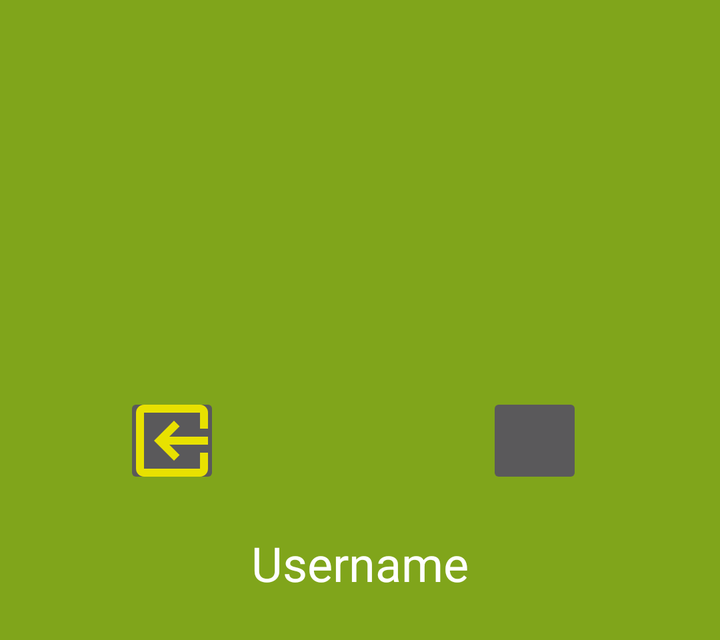
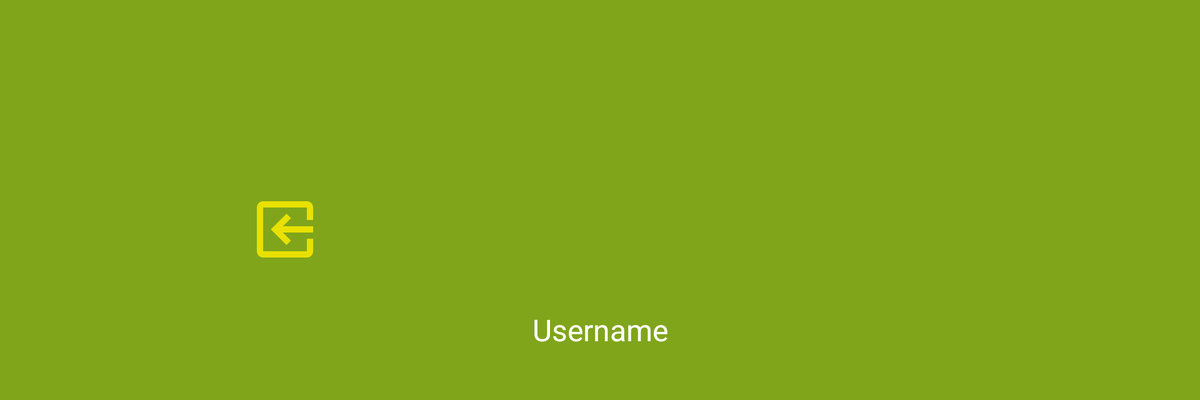

An Android layout and its configuration variant, each rendered on a device that would load it. The default file and the variant file are quoted in full after the pictures.
<!-- AndroidManifest.xml: application theme AppTheme -->
<!-- res/layout/nav_header_main.xml -->
<?xml version="1.0" encoding="utf-8"?>
<android.support.constraint.ConstraintLayout
    xmlns:android="http://schemas.android.com/apk/res/android"
    xmlns:app="http://schemas.android.com/apk/res-auto"
    xmlns:tools="http://schemas.android.com/tools"
    android:id="@+id/nav_header"
    android:layout_width="match_parent"
    android:layout_height="@dimen/custom_app_bar_height"
    android:background="@color/colorPrimary"
    android:clickable="true"
    android:focusable="true"
    android:foreground="?attr/selectableItemBackgroundBorderless"
    android:gravity="bottom"
    android:orientation="vertical"
    android:padding="16dp"
    android:theme="@style/ThemeOverlay.AppCompat.Dark">

    <ImageButton
        android:id="@+id/contact_us_btn"
        android:layout_width="48dp"
        android:layout_height="48dp"
        android:layout_marginEnd="8dp"
        android:layout_marginStart="8dp"
        android:autoLink="email"
        app:srcCompat="@drawable/baseline_email_24"
        app:layout_constraintBottom_toBottomOf="@+id/user_nav_header_img_view"
        app:layout_constraintEnd_toEndOf="parent"
        app:layout_constraintHorizontal_bias="0.345"
        app:layout_constraintStart_toEndOf="@id/user_nav_header_img_view"
        app:layout_constraintTop_toTopOf="@+id/user_nav_header_img_view"
        app:layout_constraintVertical_bias="1.0"/>

    <ImageView
        android:id="@+id/user_nav_header_img_view"
        android:layout_width="64dp"
        android:layout_height="64dp"
        android:layout_marginEnd="8dp"
        android:layout_marginStart="8dp"
        android:adjustViewBounds="false"
        android:contentDescription="@string/nav_profile_picture_description"
        app:layout_constraintBottom_toBottomOf="@id/logout_btn"
        app:layout_constraintEnd_toEndOf="parent"
        app:layout_constraintStart_toStartOf="parent"
        app:layout_constraintTop_toTopOf="@id/logout_btn"
        app:layout_constraintVertical_bias="1.0"
        app:srcCompat="@drawable/baseline_account_circle_48"
        />

    <ImageButton
        android:id="@+id/logout_btn"
        android:layout_width="48dp"
        android:layout_height="48dp"
        android:layout_marginBottom="8dp"
        android:layout_marginEnd="8dp"
        android:layout_marginStart="8dp"
        android:layout_marginTop="8dp"
        android:scaleX="-1"
        android:onClick="headerLogout"
        app:srcCompat="@drawable/baseline_exit_to_app_24"
        app:layout_constraintBottom_toBottomOf="parent"
        app:layout_constraintEnd_toStartOf="@+id/user_nav_header_img_view"
        app:layout_constraintHorizontal_bias="0.558"
        app:layout_constraintStart_toStartOf="parent"
        app:layout_constraintTop_toTopOf="parent"
        app:layout_constraintVertical_bias="0.77"/>

    <TextView
        android:id="@+id/username_nav_header_text_view"
        android:layout_width="match_parent"
        android:layout_height="wrap_content"
        android:layout_marginBottom="8dp"
        android:layout_marginEnd="8dp"
        android:layout_marginStart="8dp"
        android:layout_marginTop="8dp"
        android:paddingTop="16dp"
        android:textAlignment="center"
        android:textAppearance="@style/TextAppearance.AppCompat.Headline"
        app:layout_constraintBottom_toBottomOf="parent"
        app:layout_constraintEnd_toEndOf="parent"
        app:layout_constraintStart_toStartOf="parent"
        app:layout_constraintTop_toBottomOf="@id/user_nav_header_img_view"
        app:layout_constraintVertical_bias="0.69"
        tools:text="@string/dummy_user_name"/>

</android.support.constraint.ConstraintLayout>
<!-- resources referenced by this layout -->
<resources>
  <color name="colorPrimary" tools:override="true">#80a51b</color>
  <dimen name="custom_app_bar_height">320dp</dimen>
  <!-- drawable baseline_exit_to_app_24 (drawable) -->
  <vector xmlns:android="http://schemas.android.com/apk/res/android"
          android:width="48dp"
          android:height="48dp"
          android:viewportWidth="24.0"
          android:viewportHeight="24.0">
      <path
          android:fillColor="@color/colorAccent"
          android:pathData="M10.09,15.59L11.5,17l5,-5 -5,-5 -1.41,1.41L12.67,11H3v2h9.67l-2.58,2.59zM19,3H5c-1.1,0 -2,0.9 -2,2v4h2V5h14v14H5v-4H3v4c0,1.1 0.89,2 2,2h14c1.1,0 2,-0.9 2,-2V5c0,-1.1 -0.9,-2 -2,-2z"/>
  </vector>
  <string name="dummy_user_name">Username</string>
  <string name="nav_profile_picture_description">User\'s profile picture.</string>
  <style name="AppTheme" parent="Theme.AppCompat.Light.NoActionBar">
          
          <item name="colorPrimary">@color/colorPrimary</item>
          <item name="colorPrimaryDark">@color/colorPrimaryDark</item>
          <item name="colorAccent">@color/colorAccent</item>
          <item name="android:textColor">@color/color_over_primary</item>
          <item name="android:windowTranslucentNavigation">false</item>
          <item name="android:windowTranslucentStatus">false</item>
          <item name="android:windowNoTitle">true</item>
          <item name="android:fontFamily">sans-serif</item>
      </style>
  <color name="colorAccent" tools:override="true">#e8e100</color>
  <color name="colorPrimaryDark" tools:override="true">#00847e</color>
  <color name="color_over_primary" tools:override="true">#ffffff</color>
</resources>
<!-- res/layout-sw600dp-land/nav_header_main.xml (the repository's variant of the layout above) -->
<!-- drawn on a 7-inch tablet turned sideways -->
<?xml version="1.0" encoding="utf-8"?>
<android.support.constraint.ConstraintLayout
    xmlns:android="http://schemas.android.com/apk/res/android"
    xmlns:app="http://schemas.android.com/apk/res-auto"
    xmlns:tools="http://schemas.android.com/tools"
    android:id="@+id/nav_header"
    android:layout_width="match_parent"
    android:layout_height="@dimen/custom_app_bar_height"
    android:background="@color/colorPrimary"
    android:clickable="true"
    android:focusable="true"
    android:foreground="?attr/selectableItemBackgroundBorderless"
    android:gravity="bottom"
    android:orientation="vertical"
    android:padding="16dp"
    android:theme="@style/ThemeOverlay.AppCompat.Dark">

    <Button
        android:id="@+id/contact_us_btn"
        android:layout_width="60dp"
        android:layout_height="60dp"
        android:layout_marginEnd="8dp"
        android:layout_marginStart="8dp"
        android:autoLink="email"
        android:background="@drawable/baseline_email_24"
        app:layout_constraintBottom_toBottomOf="@id/user_nav_header_img_view"
        app:layout_constraintEnd_toEndOf="parent"
        app:layout_constraintHorizontal_bias="0.406"
        app:layout_constraintStart_toEndOf="@id/user_nav_header_img_view"
        app:layout_constraintTop_toTopOf="@id/user_nav_header_img_view"/>

    <ImageView
        android:id="@+id/user_nav_header_img_view"
        android:layout_width="80dp"
        android:layout_height="80dp"
        android:layout_marginBottom="8dp"
        android:layout_marginEnd="8dp"
        android:layout_marginStart="8dp"
        android:adjustViewBounds="false"
        android:contentDescription="@string/nav_profile_picture_description"
        app:layout_constraintBottom_toTopOf="@+id/username_nav_header_text_view"
        app:layout_constraintEnd_toEndOf="parent"
        app:layout_constraintStart_toStartOf="parent"
        app:srcCompat="@drawable/baseline_account_circle_48"/>

    <Button
        android:id="@+id/logout_btn"
        android:layout_width="60dp"
        android:layout_height="60dp"
        android:layout_marginBottom="8dp"
        android:layout_marginEnd="8dp"
        android:layout_marginStart="8dp"
        android:layout_marginTop="8dp"
        android:background="@drawable/baseline_exit_to_app_24"
        android:scaleX="-1"
        android:onClick="headerLogout"
        app:layout_constraintBottom_toBottomOf="@+id/user_nav_header_img_view"
        app:layout_constraintEnd_toStartOf="@id/user_nav_header_img_view"
        app:layout_constraintStart_toStartOf="parent"
        app:layout_constraintTop_toTopOf="@+id/user_nav_header_img_view"/>

    <TextView
        android:id="@+id/username_nav_header_text_view"
        android:layout_width="match_parent"
        android:layout_height="wrap_content"
        android:layout_marginBottom="24dp"
        android:layout_marginEnd="8dp"
        android:layout_marginStart="8dp"
        android:paddingTop="16dp"
        android:textAlignment="center"
        android:textAppearance="@style/TextAppearance.AppCompat.Headline"
        app:layout_constraintBottom_toBottomOf="parent"
        app:layout_constraintEnd_toEndOf="parent"
        app:layout_constraintStart_toStartOf="parent"
        tools:text="@string/dummy_user_name"/>

</android.support.constraint.ConstraintLayout>
<!-- resources referenced by the variant -->
<!-- as a 7-inch tablet turned sideways resolves them -->
<resources>
  <color name="colorPrimary" tools:override="true">#80a51b</color>
  <!-- from res/values-sw600dp-land/ -->
  <dimen name="custom_app_bar_height">320dp</dimen>
  <!-- drawable baseline_exit_to_app_24 (drawable) -->
  <vector xmlns:android="http://schemas.android.com/apk/res/android"
          android:width="48dp"
          android:height="48dp"
          android:viewportWidth="24.0"
          android:viewportHeight="24.0">
      <path
          android:fillColor="@color/colorAccent"
          android:pathData="M10.09,15.59L11.5,17l5,-5 -5,-5 -1.41,1.41L12.67,11H3v2h9.67l-2.58,2.59zM19,3H5c-1.1,0 -2,0.9 -2,2v4h2V5h14v14H5v-4H3v4c0,1.1 0.89,2 2,2h14c1.1,0 2,-0.9 2,-2V5c0,-1.1 -0.9,-2 -2,-2z"/>
  </vector>
  <string name="dummy_user_name">Username</string>
  <string name="nav_profile_picture_description">User\'s profile picture.</string>
  <style name="AppTheme" parent="Theme.AppCompat.Light.NoActionBar">
          
          <item name="colorPrimary">@color/colorPrimary</item>
          <item name="colorPrimaryDark">@color/colorPrimaryDark</item>
          <item name="colorAccent">@color/colorAccent</item>
          <item name="android:textColor">@color/color_over_primary</item>
          <item name="android:windowTranslucentNavigation">false</item>
          <item name="android:windowTranslucentStatus">false</item>
          <item name="android:windowNoTitle">true</item>
          <item name="android:fontFamily">sans-serif</item>
      </style>
  <color name="colorAccent" tools:override="true">#e8e100</color>
  <color name="colorPrimaryDark" tools:override="true">#00847e</color>
  <color name="color_over_primary" tools:override="true">#ffffff</color>
</resources>
